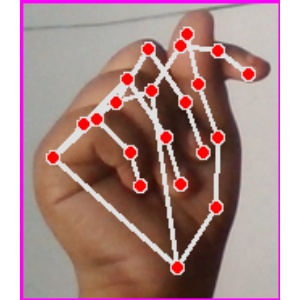
#> input picture Implementation/Data/Bathroom/Image_1712029362.2435503.jpg, 300 x 300 px, given in place of the camera
$ jupyter execute --allow-errors lets.ipynb
#> lines starting #> are read from the running program, lines starting #| are printed output that depends on the picture; after the words box and inside, x2 and y2 are one past the last pixel; in counts of white or black regions, pixels touching at a corner belong together
[cell 1]
# Importing the Libraries Required

import os
import string

# Creating the directory Structure

if not os.path.exists("dataSet"):
    os.makedirs("dataSet")

if not os.path.exists("dataSet/trainingData"):
    os.makedirs("dataSet/trainingData")

if not os.path.exists("dataSet/testingData"):
    os.makedirs("dataSet/testingData")

# List of Tamil uyir letters
uyir_letters = ['அ', 'ஆ', 'இ', 'ஈ', 'உ', 'ஊ', 'எ', 'ஏ', 'ஐ', 'ஒ', 'ஓ', 'ஔ', 'ஃ']

# List of Tamil mei letters
mei_letters = ['க்', 'ங்', 'ச்', 'ஞ்', 'ட்', 'ண்', 'த்', 'ந்', 'ப்', 'ம்', 'ய்', 'ர்', 'ல்', 'வ்', 'ழ்', 'ள்', 'ற்', 'ன்']

for letter in uyir_letters:
    folder_path = f"dataSet/trainingData/{letter}"
    if not os.path.exists(folder_path):
        os.makedirs(folder_path)
    folder_path = f"dataSet/testingData/{letter}"
    if not os.path.exists(folder_path):
        os.makedirs(folder_path)

for letter in mei_letters:
    folder_path = f"dataSet/trainingData/{letter}"
    if not os.path.exists(folder_path):
        os.makedirs(folder_path)
    folder_path = f"dataSet/testingData/{letter}"
    if not os.path.exists(folder_path):
        os.makedirs(folder_path)

[cell 2]
# Importing the Libraries Required

import cv2
import numpy as np
import os

# Creating and Collecting Training Data

mode = 'trainingData'
directory = 'dataSet/' + mode + '/'
minValue = 70

capture = cv2.VideoCapture(0)
interrupt = -1

transliteration_dict = {
    'a': 'அ', 'b': 'ஆ', 'c': 'இ', 'd': 'ஈ', 'e': 'உ', 'f': 'ஊ', 'g': 'எ', 'h': 'ஏ', 'i': 'ஐ', 'j': 'ஒ',
    'k': 'ஓ', 'l': 'ஔ', 'm': 'ஃ', 'n': 'க்', 'o': 'ங்', 'p': 'ச்', 'q': 'ஞ்', 'r': 'ட்', 's': 'ண்',
    't': 'த்', 'u': 'ந்', 'v': 'ப்', 'w': 'ம்', 'x': 'ய்', 'y': 'ர்', 'z': 'ல்', '0': 'வ்', '1': 'ழ்',
    '2': 'ள்', '3': 'ற்', '4': 'ன்'
}

while True:
    _, frame = capture.read()
#> frame is the input picture: shape (300, 300, 3); mean B, G, R 138.2, 139.6, 171.5

    # Simulating mirror Image

    frame = cv2.flip(frame, 1)

    # Getting count of existing images

    count = {

        # Uyir letters count
        'அ': len(os.listdir(directory+"/அ")),
        'ஆ': len(os.listdir(directory+"/ஆ")),
        'இ': len(os.listdir(directory+"/இ")),
        'ஈ': len(os.listdir(directory+"/ஈ")),
        'உ': len(os.listdir(directory+"/உ")),
        'ஊ': len(os.listdir(directory+"/ஊ")),
        'எ': len(os.listdir(directory+"/எ")),
        'ஏ': len(os.listdir(directory+"/ஏ")),
        'ஐ': len(os.listdir(directory+"/ஐ")),
        'ஒ': len(os.listdir(directory+"/ஒ")),
        'ஓ': len(os.listdir(directory+"/ஓ")),
        'ஔ': len(os.listdir(directory+"/ஔ")),
        'ஃ': len(os.listdir(directory+"/ஃ")),

        # Mei letters count
        'க்': len(os.listdir(directory+"/க்")),
        'ங்': len(os.listdir(directory+"/ங்")),
        'ச்': len(os.listdir(directory+"/ச்")),
        'ஞ்': len(os.listdir(directory+"/ஞ்")),
        'ட்': len(os.listdir(directory+"/ட்")),
        'ண்': len(os.listdir(directory+"/ண்")),
        'த்': len(os.listdir(directory+"/த்")),
        'ந்': len(os.listdir(directory+"/ந்")),
        'ப்': len(os.listdir(directory+"/ப்")),
        'ம்': len(os.listdir(directory+"/ம்")),
        'ய்': len(os.listdir(directory+"/ய்")),
        'ர்': len(os.listdir(directory+"/ர்")),
        'ல்': len(os.listdir(directory+"/ல்")),
        'வ்': len(os.listdir(directory+"/வ்")),
        'ழ்': len(os.listdir(directory+"/ழ்")),
        'ள்': len(os.listdir(directory+"/ள்")),
        'ற்': len(os.listdir(directory+"/ற்")),
        'ன்': len(os.listdir(directory+"/ன்")),
    }


    # Printing the count of each set on the screen

    cv2.putText(frame, "a : " + str(count['அ']), (10, 70), cv2.FONT_HERSHEY_PLAIN, 1, (0,255,255), 1)
#> frame: shape (300, 300, 3); mean B, G, R 138.1, 139.7, 171.5
    cv2.putText(frame, "aa : " + str(count['ஆ']), (10, 80), cv2.FONT_HERSHEY_PLAIN, 1, (0,255,255), 1)
#> frame: shape (300, 300, 3); mean B, G, R 138, 139.7, 171.5
    cv2.putText(frame, "i : " + str(count['இ']), (10, 90), cv2.FONT_HERSHEY_PLAIN, 1, (0,255,255), 1)
#> frame: shape (300, 300, 3); mean B, G, R 137.9, 139.8, 171.5
    cv2.putText(frame, "ii : " + str(count['ஈ']), (10, 100), cv2.FONT_HERSHEY_PLAIN, 1, (0,255,255), 1)
#> frame: shape (300, 300, 3); mean B, G, R 137.7, 139.8, 171.6
    cv2.putText(frame, "u : " + str(count['உ']), (10, 110), cv2.FONT_HERSHEY_PLAIN, 1, (0,255,255), 1)
#> frame: shape (300, 300, 3); mean B, G, R 137.6, 139.8, 171.6
    cv2.putText(frame, "uu : " + str(count['ஊ']), (10, 120), cv2.FONT_HERSHEY_PLAIN, 1, (0,255,255), 1)
#> frame: shape (300, 300, 3); mean B, G, R 137.5, 139.8, 171.6
    cv2.putText(frame, "e : " + str(count['எ']), (10, 130), cv2.FONT_HERSHEY_PLAIN, 1, (0,255,255), 1)
#> frame: shape (300, 300, 3); mean B, G, R 137.4, 139.9, 171.6
    cv2.putText(frame, "ee : " + str(count['ஏ']), (10, 140), cv2.FONT_HERSHEY_PLAIN, 1, (0,255,255), 1)
#> frame: shape (300, 300, 3); mean B, G, R 137.2, 139.9, 171.7
    cv2.putText(frame, "ai : " + str(count['ஐ']), (10, 150), cv2.FONT_HERSHEY_PLAIN, 1, (0,255,255), 1)
#> frame: shape (300, 300, 3); mean B, G, R 137, 139.9, 171.7
    cv2.putText(frame, "o : " + str(count['ஒ']), (10, 160), cv2.FONT_HERSHEY_PLAIN, 1, (0,255,255), 1)
#> frame: shape (300, 300, 3); mean B, G, R 136.9, 139.9, 171.7
    cv2.putText(frame, "oo : " + str(count['ஓ']), (10, 170), cv2.FONT_HERSHEY_PLAIN, 1, (0,255,255), 1)
#> frame: shape (300, 300, 3); mean B, G, R 136.8, 140, 171.7
    cv2.putText(frame, "au : " + str(count['ஔ']), (10, 180), cv2.FONT_HERSHEY_PLAIN, 1, (0,255,255), 1)
#> frame: shape (300, 300, 3); mean B, G, R 136.6, 140, 171.8
    cv2.putText(frame, "ak : " + str(count['ஃ']), (10, 190), cv2.FONT_HERSHEY_PLAIN, 1, (0,255,255), 1)
#> frame: shape (300, 300, 3); mean B, G, R 136.5, 140.1, 171.8

    cv2.putText(frame, "ik : " + str(count['க்']), (10, 200), cv2.FONT_HERSHEY_PLAIN, 1, (0,255,255), 1)
#> frame: shape (300, 300, 3); mean B, G, R 136.3, 140.1, 171.8
    cv2.putText(frame, "ing : " + str(count['ங்']), (10, 210), cv2.FONT_HERSHEY_PLAIN, 1, (0,255,255), 1)
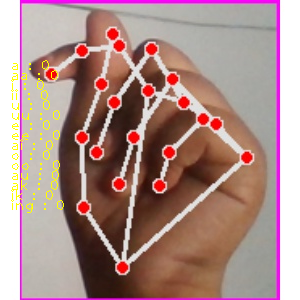
#> frame: shape (300, 300, 3); mean B, G, R 136.2, 140.2, 171.9
    cv2.putText(frame, "ich : " + str(count['ச்']), (10, 220), cv2.FONT_HERSHEY_PLAIN, 1, (0,255,255), 1)
#> frame: shape (300, 300, 3); 0.08% of pixels changed, all inside (x1, y1, x2, y2) = (11, 210, 64, 220)
    cv2.putText(frame, "inj : " + str(count['ஞ்']), (10, 230), cv2.FONT_HERSHEY_PLAIN, 1, (0,255,255), 1)
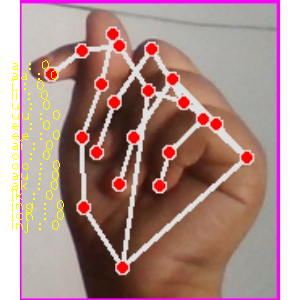
#> frame: shape (300, 300, 3); mean B, G, R 135.8, 140.3, 171.9
    cv2.putText(frame, "it : " + str(count['ட்']), (10, 240), cv2.FONT_HERSHEY_PLAIN, 1, (0,255,255), 1)
#> frame: shape (300, 300, 3); 0.06% of pixels changed, all inside (x1, y1, x2, y2) = (11, 230, 52, 240)
    cv2.putText(frame, "in : " + str(count['ண்']), (10, 250), cv2.FONT_HERSHEY_PLAIN, 1, (0,255,255), 1)
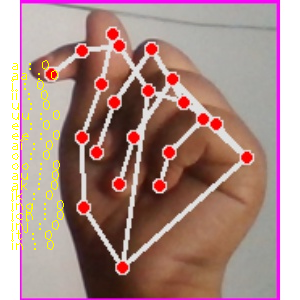
#> frame: shape (300, 300, 3); mean B, G, R 135.6, 140.3, 172
    cv2.putText(frame, "ith : " + str(count['த்']), (10, 260), cv2.FONT_HERSHEY_PLAIN, 1, (0,255,255), 1)
#> frame: shape (300, 300, 3); 0.08% of pixels changed, all inside (x1, y1, x2, y2) = (11, 250, 62, 260)
    cv2.putText(frame, "ind : " + str(count['ந்']), (10, 270), cv2.FONT_HERSHEY_PLAIN, 1, (0,255,255), 1)
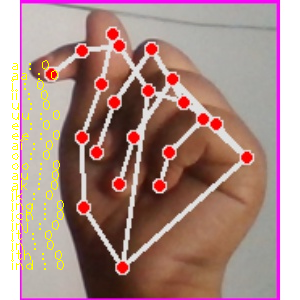
#> frame: shape (300, 300, 3); mean B, G, R 135.2, 140.4, 172.1
    cv2.putText(frame, "ip : " + str(count['ப்']), (10, 280), cv2.FONT_HERSHEY_PLAIN, 1, (0,255,255), 1)
#> frame: shape (300, 300, 3); 0.07% of pixels changed, all inside (x1, y1, x2, y2) = (11, 270, 54, 283)
    cv2.putText(frame, "im : " + str(count['ம்']), (10, 290), cv2.FONT_HERSHEY_PLAIN, 1, (0,255,255), 1)
    cv2.putText(frame, "iy : " + str(count['ய்']), (10, 300), cv2.FONT_HERSHEY_PLAIN, 1, (0,255,255), 1)
#> frame: shape (300, 300, 3); mean B, G, R 134.8, 140.6, 172.1
    cv2.putText(frame, "ir : " + str(count['ர்']), (10, 310), cv2.FONT_HERSHEY_PLAIN, 1, (0,255,255), 1)
    cv2.putText(frame, "il : " + str(count['ல்']), (10, 320), cv2.FONT_HERSHEY_PLAIN, 1, (0,255,255), 1)
    cv2.putText(frame, "iv : " + str(count['வ்']), (10, 330), cv2.FONT_HERSHEY_PLAIN, 1, (0,255,255), 1)
    cv2.putText(frame, "izh : " + str(count['ழ்']), (10, 340), cv2.FONT_HERSHEY_PLAIN, 1, (0,255,255), 1)
    cv2.putText(frame, "ill : " + str(count['ள்']), (10, 350), cv2.FONT_HERSHEY_PLAIN, 1, (0,255,255), 1)
    cv2.putText(frame, "irr : " + str(count['ற்']), (10, 360), cv2.FONT_HERSHEY_PLAIN, 1, (0,255,255), 1)
    cv2.putText(frame, "inn : " + str(count['ன்']), (10, 370), cv2.FONT_HERSHEY_PLAIN, 1, (0,255,255), 1)

    # Coordinates of the ROI

    x1 = int(0.5*frame.shape[1])
#> x1 = 150
    y1 = 10
    x2 = frame.shape[1]-10
#> x2 = 290
    y2 = int(0.5*frame.shape[1])
#> y2 = 150

    # Drawing the ROI
    # The increment/decrement by 1 is to compensate for the bounding box

    cv2.rectangle(frame, (x1-1, y1-1), (x2+1, y2+1), (255,0,0) ,1)
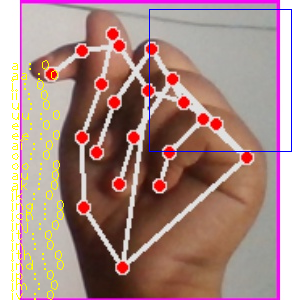
#> frame: shape (300, 300, 3); mean B, G, R 135.4, 139.5, 170.9

    # Extracting the ROI

    roi = frame[y1:y2, x1:x2]
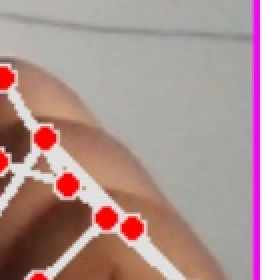
#> roi: shape (140, 140, 3) (shown 2 times larger); mean B, G, R 147.8, 150.5, 176.3

    cv2.imshow("Frame", frame)

    # Image Processing

    gray = cv2.cvtColor(roi, cv2.COLOR_BGR2GRAY)
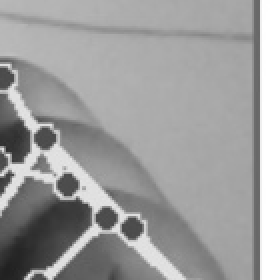
#> gray: shape (140, 140) (shown 2 times larger); min 32, max 255, mean 157.9
    blur = cv2.GaussianBlur(gray, (5,5), 2)
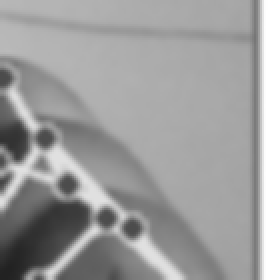
#> blur: shape (140, 140) (shown 2 times larger); min 34, max 255, mean 157.9

    th3 = cv2.adaptiveThreshold(blur, 255, cv2.ADAPTIVE_THRESH_GAUSSIAN_C, cv2.THRESH_BINARY_INV, 11, 2)
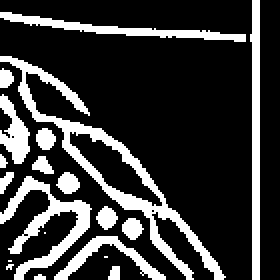
#> th3: shape (140, 140) (shown 2 times larger); 21.9% white; 20 white regions (6 under 20 px), largest, box (x1, y1, x2, y2) and area: (0, 28, 113, 140) 1383, (0, 88, 46, 140) 703, (125, 0, 130, 140) 564
    ret, test_image = cv2.threshold(th3, minValue, 255, cv2.THRESH_BINARY_INV+cv2.THRESH_OTSU)
#> ret = 0

    # Output Image after the Image Processing that is used for data collection

    test_image = cv2.resize(test_image, (300,300))
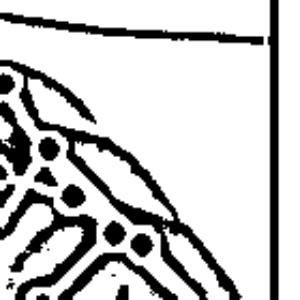
#> test_image: shape (300, 300); min 0, max 255, mean 199
    cv2.imshow("test", test_image)

    # Data Collection

    interrupt = cv2.waitKey(10)
#> (key Esc is pressed here)
    if interrupt & 0xFF == 27:
        # esc key
        break

    # Loop through transliteration dictionary
    for key, value in transliteration_dict.items():
        # Check if the key is pressed
        if interrupt & 0xFF == ord(key):
            # Save the image with the corresponding letter
            cv2.imwrite(directory + value + '/' + str(count[value]) + '.jpg', test_image)


capture.release()
cv2.destroyAllWindows()

[cell 3]
# Importing the Libraries Required

import cv2
import numpy as np
import os

# Creating and Collecting Training Data

mode = 'testingData'
directory = 'dataSet/' + mode + '/'
minValue = 35

capture = cv2.VideoCapture(0)
interrupt = -1

transliteration_dict = {
    'a': 'அ', 'b': 'ஆ', 'c': 'இ', 'd': 'ஈ', 'e': 'உ', 'f': 'ஊ', 'g': 'எ', 'h': 'ஏ', 'i': 'ஐ', 'j': 'ஒ',
    'k': 'ஓ', 'l': 'ஔ', 'm': 'ஃ', 'n': 'க்', 'o': 'ங்', 'p': 'ச்', 'q': 'ஞ்', 'r': 'ட்', 's': 'ண்',
    't': 'த்', 'u': 'ந்', 'v': 'ப்', 'w': 'ம்', 'x': 'ய்', 'y': 'ர்', 'z': 'ல்', '0': 'வ்', '1': 'ழ்',
    '2': 'ள்', '3': 'ற்', '4': 'ன்'
}

while True:
    _, frame = capture.read()

    # Simulating mirror Image

    frame = cv2.flip(frame, 1)

    # Getting count of existing images

    count = {

        # Uyir letters count
        'அ': len(os.listdir(directory+"/அ")),
        'ஆ': len(os.listdir(directory+"/ஆ")),
        'இ': len(os.listdir(directory+"/இ")),
        'ஈ': len(os.listdir(directory+"/ஈ")),
        'உ': len(os.listdir(directory+"/உ")),
        'ஊ': len(os.listdir(directory+"/ஊ")),
        'எ': len(os.listdir(directory+"/எ")),
        'ஏ': len(os.listdir(directory+"/ஏ")),
        'ஐ': len(os.listdir(directory+"/ஐ")),
        'ஒ': len(os.listdir(directory+"/ஒ")),
        'ஓ': len(os.listdir(directory+"/ஓ")),
        'ஔ': len(os.listdir(directory+"/ஔ")),
        'ஃ': len(os.listdir(directory+"/ஃ")),

        # Mei letters count
        'க்': len(os.listdir(directory+"/க்")),
        'ங்': len(os.listdir(directory+"/ங்")),
        'ச்': len(os.listdir(directory+"/ச்")),
        'ஞ்': len(os.listdir(directory+"/ஞ்")),
        'ட்': len(os.listdir(directory+"/ட்")),
        'ண்': len(os.listdir(directory+"/ண்")),
        'த்': len(os.listdir(directory+"/த்")),
        'ந்': len(os.listdir(directory+"/ந்")),
        'ப்': len(os.listdir(directory+"/ப்")),
        'ம்': len(os.listdir(directory+"/ம்")),
        'ய்': len(os.listdir(directory+"/ய்")),
        'ர்': len(os.listdir(directory+"/ர்")),
        'ல்': len(os.listdir(directory+"/ல்")),
        'வ்': len(os.listdir(directory+"/வ்")),
        'ழ்': len(os.listdir(directory+"/ழ்")),
        'ள்': len(os.listdir(directory+"/ள்")),
        'ற்': len(os.listdir(directory+"/ற்")),
        'ன்': len(os.listdir(directory+"/ன்")),
    }

    # Printing the count of each set on the screen

    cv2.putText(frame, "a : " + str(count['அ']), (10, 70), cv2.FONT_HERSHEY_PLAIN, 1, (0,255,255), 1)
    cv2.putText(frame, "aa : " + str(count['ஆ']), (10, 80), cv2.FONT_HERSHEY_PLAIN, 1, (0,255,255), 1)
    cv2.putText(frame, "i : " + str(count['இ']), (10, 90), cv2.FONT_HERSHEY_PLAIN, 1, (0,255,255), 1)
    cv2.putText(frame, "ii : " + str(count['ஈ']), (10, 100), cv2.FONT_HERSHEY_PLAIN, 1, (0,255,255), 1)
    cv2.putText(frame, "u : " + str(count['உ']), (10, 110), cv2.FONT_HERSHEY_PLAIN, 1, (0,255,255), 1)
    cv2.putText(frame, "uu : " + str(count['ஊ']), (10, 120), cv2.FONT_HERSHEY_PLAIN, 1, (0,255,255), 1)
    cv2.putText(frame, "e : " + str(count['எ']), (10, 130), cv2.FONT_HERSHEY_PLAIN, 1, (0,255,255), 1)
    cv2.putText(frame, "ee : " + str(count['ஏ']), (10, 140), cv2.FONT_HERSHEY_PLAIN, 1, (0,255,255), 1)
    cv2.putText(frame, "ai : " + str(count['ஐ']), (10, 150), cv2.FONT_HERSHEY_PLAIN, 1, (0,255,255), 1)
    cv2.putText(frame, "o : " + str(count['ஒ']), (10, 160), cv2.FONT_HERSHEY_PLAIN, 1, (0,255,255), 1)
    cv2.putText(frame, "oo : " + str(count['ஓ']), (10, 170), cv2.FONT_HERSHEY_PLAIN, 1, (0,255,255), 1)
    cv2.putText(frame, "au : " + str(count['ஔ']), (10, 180), cv2.FONT_HERSHEY_PLAIN, 1, (0,255,255), 1)
    cv2.putText(frame, "ak : " + str(count['ஃ']), (10, 190), cv2.FONT_HERSHEY_PLAIN, 1, (0,255,255), 1)

    cv2.putText(frame, "ik : " + str(count['க்']), (10, 200), cv2.FONT_HERSHEY_PLAIN, 1, (0,255,255), 1)
    cv2.putText(frame, "ing : " + str(count['ங்']), (10, 210), cv2.FONT_HERSHEY_PLAIN, 1, (0,255,255), 1)
    cv2.putText(frame, "ich : " + str(count['ச்']), (10, 220), cv2.FONT_HERSHEY_PLAIN, 1, (0,255,255), 1)
    cv2.putText(frame, "inj : " + str(count['ஞ்']), (10, 230), cv2.FONT_HERSHEY_PLAIN, 1, (0,255,255), 1)
    cv2.putText(frame, "it : " + str(count['ட்']), (10, 240), cv2.FONT_HERSHEY_PLAIN, 1, (0,255,255), 1)
    cv2.putText(frame, "in : " + str(count['ண்']), (10, 250), cv2.FONT_HERSHEY_PLAIN, 1, (0,255,255), 1)
    cv2.putText(frame, "ith : " + str(count['த்']), (10, 260), cv2.FONT_HERSHEY_PLAIN, 1, (0,255,255), 1)
    cv2.putText(frame, "ind : " + str(count['ந்']), (10, 270), cv2.FONT_HERSHEY_PLAIN, 1, (0,255,255), 1)
    cv2.putText(frame, "ip : " + str(count['ப்']), (10, 280), cv2.FONT_HERSHEY_PLAIN, 1, (0,255,255), 1)
    cv2.putText(frame, "im : " + str(count['ம்']), (10, 290), cv2.FONT_HERSHEY_PLAIN, 1, (0,255,255), 1)
    cv2.putText(frame, "iy : " + str(count['ய்']), (10, 300), cv2.FONT_HERSHEY_PLAIN, 1, (0,255,255), 1)
    cv2.putText(frame, "ir : " + str(count['ர்']), (10, 310), cv2.FONT_HERSHEY_PLAIN, 1, (0,255,255), 1)
    cv2.putText(frame, "il : " + str(count['ல்']), (10, 320), cv2.FONT_HERSHEY_PLAIN, 1, (0,255,255), 1)
    cv2.putText(frame, "iv : " + str(count['வ்']), (10, 330), cv2.FONT_HERSHEY_PLAIN, 1, (0,255,255), 1)
    cv2.putText(frame, "izh : " + str(count['ழ்']), (10, 340), cv2.FONT_HERSHEY_PLAIN, 1, (0,255,255), 1)
    cv2.putText(frame, "ill : " + str(count['ள்']), (10, 350), cv2.FONT_HERSHEY_PLAIN, 1, (0,255,255), 1)
    cv2.putText(frame, "irr : " + str(count['ற்']), (10, 360), cv2.FONT_HERSHEY_PLAIN, 1, (0,255,255), 1)
    cv2.putText(frame, "inn : " + str(count['ன்']), (10, 370), cv2.FONT_HERSHEY_PLAIN, 1, (0,255,255), 1)

    # Coordinates of the ROI

    x1 = int(0.5*frame.shape[1])
    y1 = 10
    x2 = frame.shape[1]-10
    y2 = int(0.5*frame.shape[1])

    # Drawing the ROI
    # The increment/decrement by 1 is to compensate for the bounding box

    cv2.rectangle(frame, (x1-1, y1-1), (x2+1, y2+1), (255,0,0) ,1)

    # Extracting the ROI

    roi = frame[y1:y2, x1:x2]

    cv2.imshow("Frame", frame)

    # Image Processing

    gray = cv2.cvtColor(roi, cv2.COLOR_BGR2GRAY)
    blur = cv2.GaussianBlur(gray,(5,5),2)

    th3 = cv2.adaptiveThreshold(blur,255,cv2.ADAPTIVE_THRESH_GAUSSIAN_C,cv2.THRESH_BINARY_INV,11,2)
    ret, test_image = cv2.threshold(th3, minValue, 255, cv2.THRESH_BINARY_INV+cv2.THRESH_OTSU)

    # Output Image after the Image Processing that is used for data collection

    test_image = cv2.resize(test_image, (300,300))
    cv2.imshow("test", test_image)

    # Data Collection

    interrupt = cv2.waitKey(10)
#> (key Esc is pressed here)
